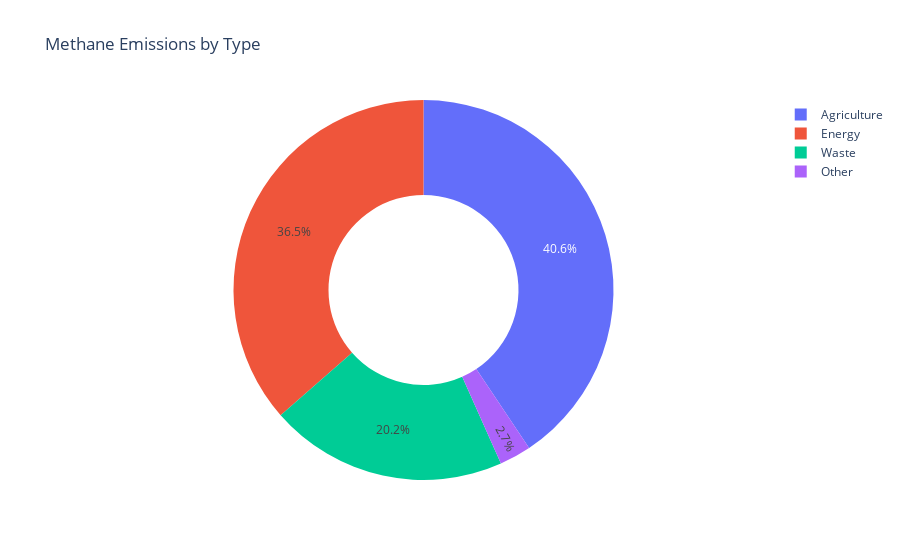

Notebook source saved alongside this figure:
### Code cell
# Creating type pie chart
px.pie(country_totals, values = 'emissions', title = 'Methane Emissions by Type', names = 'type', hole = 0.5)

### Figure 1 — Plotly figure (JSON) as saved in the notebook; plotly's stock layout.template omitted (floating-point values rounded to 4 significant figures; data arrays with more than 128 entries replaced by an {"elided": "..."} marker saying what was removed)
{"data": [{"domain": {"x": [0, 1], "y": [0, 1]}, "hole": 0.5, "hovertemplate": "type=%{label}<br>emissions=%{value}<extra></extra>", "labels": {"elided": "410 str values"}, "legendgroup": "", "name": "", "showlegend": true, "type": "pie", "values": {"elided": "410 float values"}}], "layout": {"legend": {"tracegroupgap": 0}, "title": {"text": "Methane Emissions by Type"}}}
